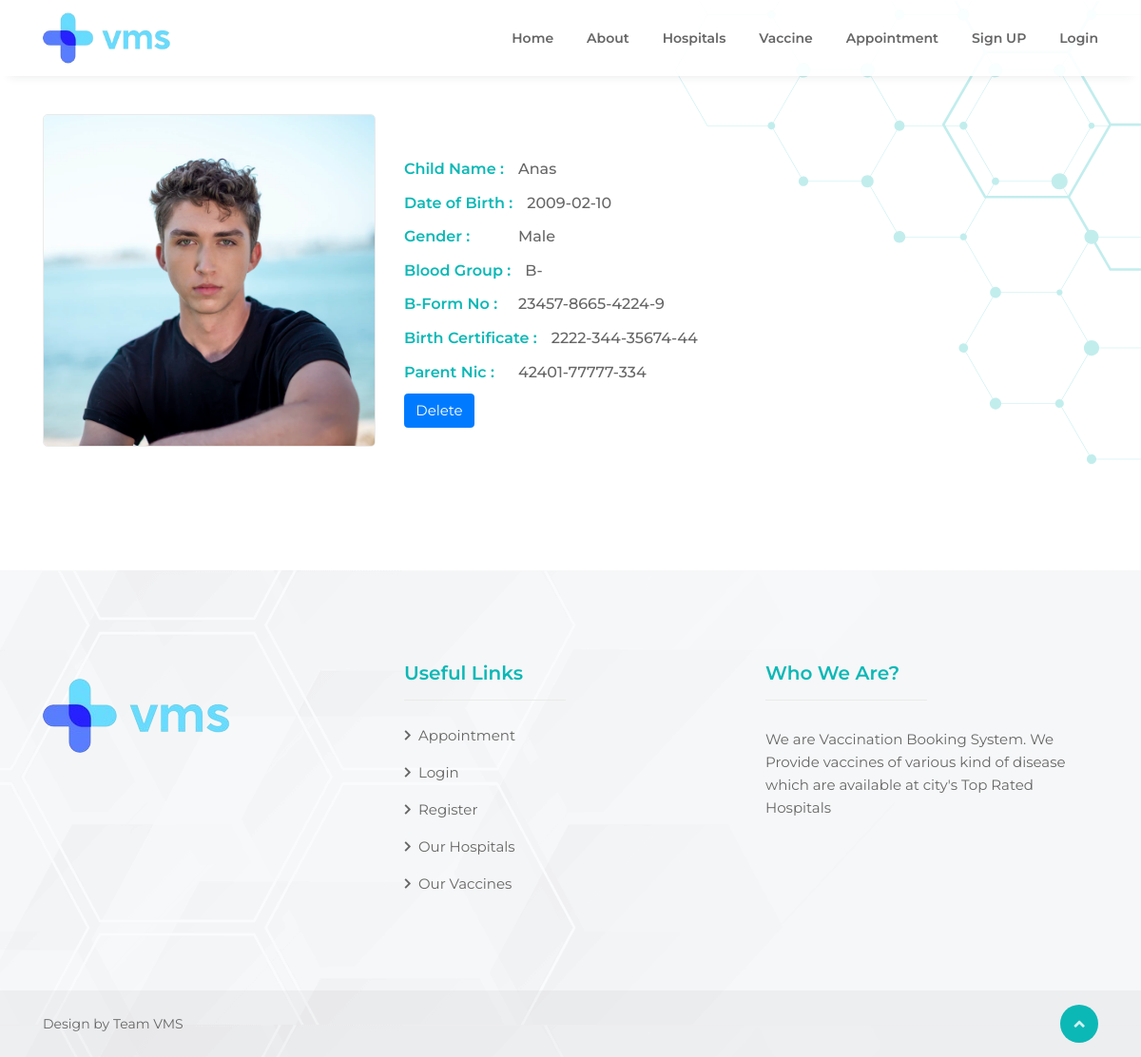
Screenshot of /USER/child_detail_show.php with the database file from the repository.
### tables this page shows
CREATE TABLE `child_details` (
  `ID` int(11) NOT NULL,
  `PARENTS_ID_FK` int(11) NOT NULL,
  `D_O_B` date NOT NULL,
  `CHILD_NAME` varchar(40) NOT NULL,
  `BLOOD_GROUP` varchar(30) NOT NULL,
  `GENDER` varchar(30) NOT NULL,
  `B_FORM` varchar(30) NOT NULL,
  `B_CERTIFICATE` varchar(30) NOT NULL,
  `PARENTS_CNIC` varchar(40) NOT NULL,
  `CHILD_PICTURE` varchar(50) NOT NULL
);

### USER/child_detail_show.php (the view)
<?php
include('header.php');
include('connection.php');
$query = "select * from child_details";
$res = mysqli_query($con, $query); ?>
<div class="st-content">
  <section class="st-shape-wrap">
    <div class="st-shape6">
      <img src="assets/img/shape/contact-shape3.svg" alt="shape3">
    </div>
    <div class="st-height-b120 st-height-lg-b80"></div>
    <?php while ($data = mysqli_fetch_assoc($res)) { ?>
      <div class="container">
        <div class="row">
          <div class="col-xl-4 col-lg-3">
            <div class="st-doctors-info-left">
              <div class="st-member st-style1 st-zoom">
                <div class="st-member-img">
                  <img src="<?php echo $data['CHILD_PICTURE'] ?>" alt="" class="st-zoom-in">
                </div>
              </div>
            </div>
          </div>
          <div class="col-xl-8 col-lg-9">
            <div class="st-height-b25 st-height-lg-b25"></div>
            <div class="st-doctors-info-right">
              <div class="st-height-b20 st-height-lg-b20"></div>
              <ul class="st-doctors-special st-mp0">
                <li><b>Child Name :</b><span><?php echo $data['CHILD_NAME'] ?></span></li>
              </ul>
              <ul class="st-doctors-special st-mp0">
                <li><b>Date of Birth :</b><span><?php echo $data['D_O_B'] ?></span></li>
              </ul>
              <ul class="st-doctors-special st-mp0">
                <li><b>Gender :</b><span><?php echo $data['GENDER'] ?></span></li>
              </ul>
              <ul class="st-doctors-special st-mp0">
                <li><b>Blood Group :</b><span><?php echo $data['BLOOD_GROUP'] ?></span></li>
              </ul>
              <ul class="st-doctors-special st-mp0">
                <li><b>B-Form No :</b><span><?php echo $data['B_FORM'] ?></span></li>
              </ul>
              <ul class="st-doctors-special st-mp0">
                <li><b>Birth Certificate :</b><span><?php echo $data['B_CERTIFICATE'] ?></span></li>
              </ul>
              <ul class="st-doctors-special st-mp0">
                <li><b>Parent Nic :</b><span><?php echo $data['PARENTS_CNIC'] ?></span></li>
              </ul>
              <a href="childdelete.php?id=<?php echo $data['ID'] ?>" class="btn btn-primary" >Delete</a>
              <div class="st-height-b30 st-height-lg-b30"></div>
            </div>
          </div>
        </div>
      </div>
    <?php } ?>
    <div class="st-height-b120 st-height-lg-b80"></div>
  </section>
</div>
<?php include('footer.php') ?>

### USER/header.php (shortened to what this page needs)
<!DOCTYPE html>
<html class="no-js" lang="en">
<head>
  <link rel="stylesheet" href="assets/css/bootstrap.min.css" />
  <link rel="stylesheet" href="assets/css/fontawesome.css" />
  <link rel="stylesheet" href="assets/css/slick.css" />
  <link rel="stylesheet" href="assets/css/lightgallery.min.css" />
  <link rel="stylesheet" href="assets/css/animate.css" />
  <link rel="stylesheet" href="assets/css/jQueryUi.min.css" />
  <link rel="stylesheet" href="assets/css/textRotate.css" />
  <link rel="stylesheet" href="assets/css/select2.min.css" />
  <link rel="stylesheet" href="assets/css/style.css" />
</head>
<body>
  <header class="st-site-header st-style1 st-sticky-header">
    <div class="st-main-header">
      <div class="container">
        <div class="st-main-header-in">
          <div class="st-main-header-left">
            <a class="st-site-branding" href="index.php"><img src="assets/img/logo.png" height="150px" width="150px" alt="VMS"></a>
          </div>
          <div class="st-main-header-right">
            <div class="st-nav">
              <ul class="st-nav-list ">
                <li><a href="index.php" id="anim">Home</a></li>
                <li><a href="about.php" id="anim">About</a></li>
                <li class="menu-item-has-children"><a href="#" class="st-smooth-move" id="anim">Hospitals</a>
                </li>
                <li class="menu-item-has-children"><a href="#" class="st-smooth-move" id="anim">Vaccine</a>
                </li>
                <li><a href="appointment_form.php" id="anim">Appointment</a></li>
                <?php if (!isset($_SESSION['USER_IMAGE'])) { ?>
                  <li><a href="signup.php">Sign UP</a></li>
                  <li><a href="login.php">Login</a></li>
                <?php } ?>
              </ul>
            </div>
          </div>
        </div>
      </div>
    </div>
  </header>

### USER/footer.php (shortened to what this page needs)
<footer class="st-site-footer st-dynamic-bg overflow-hidden" data-src="assets/img/footer-bg.png">
  <div class="st-main-footer">
    <div class="container">
      <div class="row">
        <div class="col-lg-4">
          <div class="st-footer-widget">
            <div class="st-text-field">
              <img src="assets/img/logo.png" alt="VMS" class="st-footer-logo">
              <div class="st-height-b25 st-height-lg-b25"></div>
              <div class="st-height-b25 st-height-lg-b25"></div>
              <ul class="st-social-btn st-style1 st-mp0">
                <li><a href="https://www.facebook.com/"><i class="fab fa-facebook-square"></i></a></li>
                <li><a href="https://www.linkedin.com/"><i class="fab fa-linkedin"></i></a></li>
                <li><a href="https://www.pinterest.com/"><i class="fab fa-pinterest-square"></i></a></li>
                <li><a href="https://twitter.com/"><i class="fab fa-twitter-square"></i></a></li>
              </ul>
            </div>
          </div>
        </div>
        <div class="col-lg-4">
          <div class="st-footer-widget">
            <h2 class="st-footer-widget-title">Useful Links</h2>
            <ul class="st-footer-widget-nav st-mp0">
              <li><a href="appointment_form.php"><i class="fas fa-chevron-right"></i>Appointment</a></li>
              <li><a href="login.php"><i class="fas fa-chevron-right"></i>Login</a></li>
              <li><a href="signup.php"><i class="fas fa-chevron-right"></i>Register</a></li>
              <li><a href="hosp.php"><i class="fas fa-chevron-right"></i>Our Hospitals</a></li>
              <li><a href="vaccine.php"><i class="fas fa-chevron-right"></i>Our Vaccines</a></li>
            </ul>
          </div>
        </div>
        <div class="col-lg-4">
          <div class="st-footer-widget">
            <h2 class="st-footer-widget-title">Who We Are?</h2>
            <div class="st-footer-text">We are Vaccination Booking System. We Provide vaccines of various kind of disease which are available at city's Top Rated Hospitals</div>
          </div>
        </div>
      </div>
    </div>
  </div>
  <div class="st-copyright-wrap">
    <div class="container">
      <div class="st-copyright-in">
        <div class="st-left-copyright">
          <div class="st-copyright-text">Design by Team VMS</div>
        </div>
        <div class="st-right-copyright">
          <div id="st-backtotop"><i class="fas fa-angle-up"></i></div>
        </div>
      </div>
    </div>
  </div>
</footer>
</body>
</html>

### USER/assets U/css/textRotate.css (style rules this page uses)
*, *::after, *::before { -webkit-box-sizing: border-box; -moz-box-sizing: border-box; box-sizing: border-box; }
html * { -webkit-font-smoothing: antialiased; -moz-osx-font-smoothing: grayscale; }
html { font-size: 62.5%; }
body { font-size: 1.6rem; font-family: sans-serif; color: #aebcb9; background-color: #0d0d0d; }
a { text-decoration: none; }

### rows the page displays
child_details: CHILD_PICTURE (picture), CHILD_NAME "Anas", D_O_B "2009-02-10", GENDER "Male", BLOOD_GROUP "B-", B_FORM "23457-8665-4224-9", B_CERTIFICATE "2222-344-35674-44", PARENTS_CNIC "42401-77777-334"
